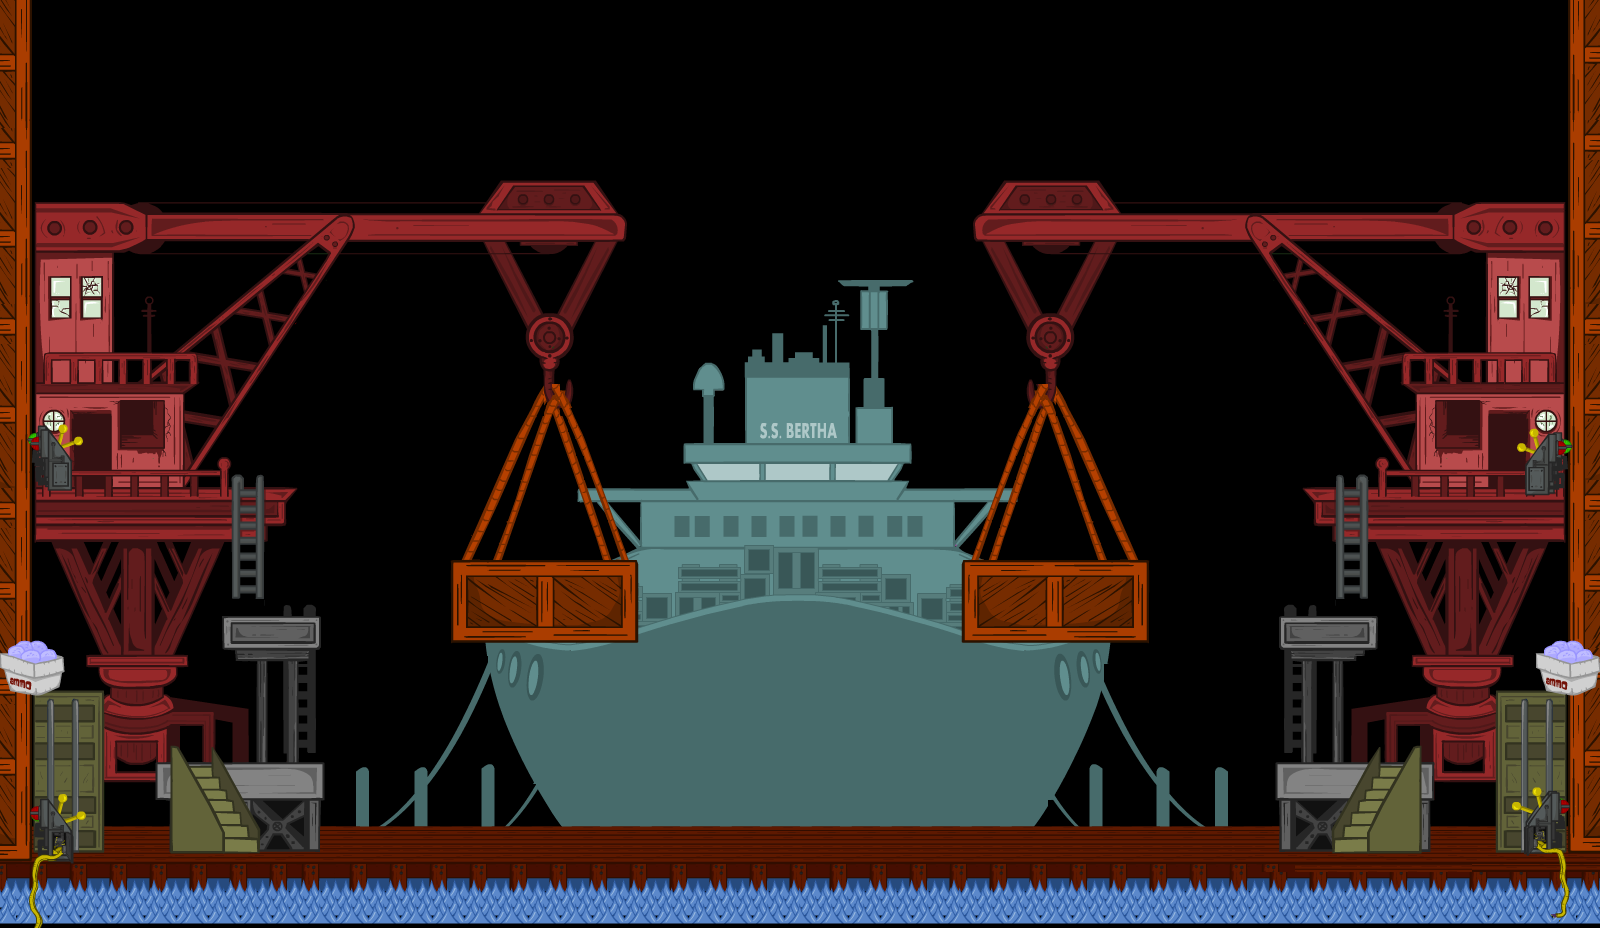

A level layout from a 2D game, rendered from its tile map. Below: a short description, then the map file with tile-grid data replaced by summaries:
An orthogonal 200x116 tile map with 8x8 px tiles, 23 tile layers (background, boat, sub0, sub1, ...), 1 hidden layer not drawn, 3 tilesets and 51 objects.

<map version="1.0" orientation="orthogonal" width="200" height="116" tilewidth="8" tileheight="8">
 <tileset firstgid="1" name="iceTiles2" tilewidth="8" tileheight="8">
  <image source="iceTiles2.png" width="352" height="32" />
 </tileset>
 <tileset firstgid="177" name="levelFourTiles" tilewidth="8" tileheight="8">
  <image source="levelFourTiles.png" width="975" height="804" />
 </tileset>
 <tileset firstgid="12277" name="lvl4Boat" tilewidth="8" tileheight="8">
  <image source="lvl4Boat.png" width="960" height="602" />
 </tileset>
 <layer name="background" width="200" height="116">
  <data>[23200 cells, 984 non-empty, 504 distinct tile ids]</data>
 </layer>
 <layer name="boat" width="200" height="116">
  <data>[23200 cells, 7471 non-empty, 7471 distinct tile ids]</data>
 </layer>
 <layer name="sub0" width="200" height="116">
  <data>[23200 cells, 437 non-empty, 202 distinct tile ids]</data>
 </layer>
 <layer name="sub1" width="200" height="116">
  <data>[23200 cells, 623 non-empty, 127 distinct tile ids]</data>
 </layer>
 <layer name="ice" width="200" height="116" visible="0">
  <data>[23200 cells, 2416 non-empty, 16 distinct tile ids]</data>
 </layer>
 <layer name="main0" width="200" height="116">
  <data>[23200 cells, 12530 non-empty, 5768 distinct tile ids]</data>
 </layer>
 <layer name="main1" width="200" height="116">
  <data>[23200 cells, 269 non-empty, 165 distinct tile ids]</data>
 </layer>
 <layer name="details0" width="200" height="116">
  <data>[23200 cells, 971 non-empty, 223 distinct tile ids]</data>
 </layer>
 <layer name="water0" width="200" height="116">
  <data>[23200 cells, 800 non-empty, 16 distinct tile ids]</data>
 </layer>
 <layer name="water1" width="200" height="116">
  <data>[23200 cells, 799 non-empty, 17 distinct tile ids]</data>
 </layer>
 <layer name="water2" width="200" height="116">
  <data>[23200 cells, 600 non-empty, 12 distinct tile ids]</data>
 </layer>
 <layer name="water3" width="200" height="116">
  <data>[23200 cells, 800 non-empty, 16 distinct tile ids]</data>
 </layer>
 <layer name="player" width="200" height="116">
  <data>[23200 cells, 0 non-empty, 0 distinct tile ids]</data>
 </layer>
 <layer name="foreground0" width="200" height="116">
  <data>[23200 cells, 795 non-empty, 399 distinct tile ids]</data>
 </layer>
 <layer name="foreground1" width="200" height="116">
  <data>[23200 cells, 0 non-empty, 0 distinct tile ids]</data>
 </layer>
 <layer name="foreground2" width="200" height="116">
  <data>[23200 cells, 0 non-empty, 0 distinct tile ids]</data>
 </layer>
 <objectgroup name="Collision" width="200" height="116">
  <object x="36" y="494" width="248" height="8" />
  <object x="232" y="618" width="80" height="8" />
  <object x="456" y="560" width="176" height="8" />
  <object x="968" y="560" width="176" height="8" />
  <object x="1319" y="494" width="248" height="8" />
  <object x="1289" y="619" width="80" height="8" />
  <object x="1283" y="764" width="144" height="8" />
  <object x="1506" y="692" width="56" height="8" />
  <object x="37" y="692" width="56" height="8" />
  <object x="169" y="765" width="144" height="8" />
  <object x="32" y="856" width="1536" height="8" />
 </objectgroup>
 <objectgroup name="Walls" width="200" height="116">
  <object x="0" y="80" width="32" height="560" />
  <object x="1568" y="80" width="24" height="560" />
  <object x="1275" y="772" width="160" height="18" />
  <object x="1498" y="700" width="64" height="24" />
  <object x="1281" y="627" width="96" height="24" />
  <object x="1313" y="506" width="248" height="16" />
  <object x="960" y="568" width="192" height="16" />
  <object x="448" y="568" width="192" height="16" />
  <object x="224" y="626" width="96" height="24" />
  <object x="161" y="773" width="161" height="16" />
  <object x="37" y="700" width="64" height="24" />
  <object x="36" y="504" width="248" height="16" />
  <object x="8" y="0" width="24" height="80" />
  <object x="1568" y="8" width="24" height="72" />
  <object x="0" y="696" width="32" height="168" />
  <object x="1568" y="696" width="24" height="160" />
 </objectgroup>
 <objectgroup name="Corner" width="200" height="116">
  <object x="1311" y="494" width="8" height="8" />
  <object x="1281" y="619" width="8" height="8" />
  <object x="1144" y="560" width="8" height="8" />
  <object x="1369" y="619" width="8" height="8" />
  <object x="1498" y="692" width="8" height="8" />
  <object x="1427" y="764" width="8" height="8" />
  <object x="1275" y="764" width="8" height="8" />
  <object x="960" y="560" width="8" height="8" />
  <object x="632" y="560" width="8" height="8" />
  <object x="448" y="560" width="8" height="8" />
  <object x="161" y="765" width="8" height="8" />
  <object x="313" y="765" width="8" height="8" />
  <object x="312" y="618" width="8" height="8" />
  <object x="224" y="618" width="8" height="8" />
  <object x="93" y="692" width="8" height="8" />
  <object x="284" y="494" width="8" height="8" />
 </objectgroup>
 <objectgroup name="Start" width="200" height="116">
  <object x="224" y="704" />
 </objectgroup>
 <objectgroup name="generatorA2" width="200" height="116">
  <object x="1528" y="440" width="40" height="40" />
 </objectgroup>
 <objectgroup name="generatorA1" width="200" height="116">
  <object x="32" y="808" width="40" height="40" />
 </objectgroup>
 <objectgroup name="generatorB2" width="200" height="116">
  <object x="32" y="440" width="40" height="40" />
 </objectgroup>
 <objectgroup name="generatorB1" width="200" height="116">
  <object x="1528" y="808" width="40" height="40" />
 </objectgroup>
 <objectgroup name="snow" width="200" height="116">
  <object x="0" y="640" width="56" height="48" />
  <object x="1544" y="640" width="56" height="48" />
 </objectgroup>
 <objectgroup name="yeti" width="200" height="116">
  <object x="792" y="688" />
 </objectgroup>
 <layer name="generatorA2Green" width="200" height="116">
  <data>[23200 cells, 96 non-empty, 96 distinct tile ids]</data>
 </layer>
 <layer name="generatorA2Red" width="200" height="116">
  <data>[23200 cells, 60 non-empty, 60 distinct tile ids]</data>
 </layer>
 <layer name="generatorA1Green" width="200" height="116">
  <data>[23200 cells, 144 non-empty, 144 distinct tile ids]</data>
 </layer>
 <layer name="generatorA1Red" width="200" height="116">
  <data>[23200 cells, 162 non-empty, 162 distinct tile ids]</data>
 </layer>
 <layer name="generatorB2Green" width="200" height="116">
  <data>[23200 cells, 88 non-empty, 88 distinct tile ids]</data>
 </layer>
 <layer name="generatorB2Red" width="200" height="116">
  <data>[23200 cells, 84 non-empty, 84 distinct tile ids]</data>
 </layer>
 <layer name="generatorB1Green" width="200" height="116">
  <data>[23200 cells, 133 non-empty, 133 distinct tile ids]</data>
 </layer>
 <layer name="generatorB1Red" width="200" height="116">
  <data>[23200 cells, 151 non-empty, 151 distinct tile ids]</data>
 </layer>
</map>
